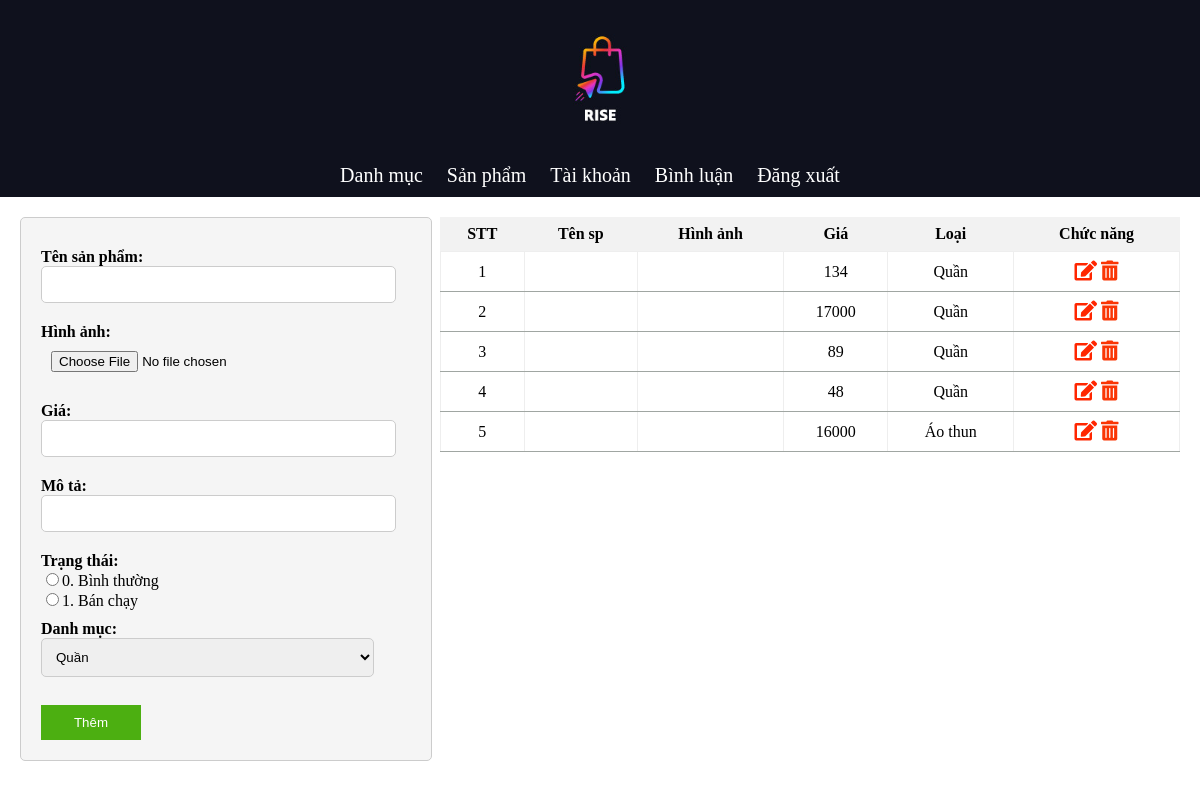
Screenshot of /admin.php?pg=sanpham with the database file from the repository.
### tables this page shows
CREATE TABLE `sanpham` (
  `id` int(4) NOT NULL,
  `ten` varchar(100) NOT NULL,
  `hinh` varchar(100) NOT NULL,
  `gia` int(10) NOT NULL,
  `iddm` int(4) NOT NULL,
  `mota` varchar(1000) NOT NULL,
  `trangthai` tinyint(4) NOT NULL DEFAULT 0,
  `bestseller` tinyint(4) NOT NULL DEFAULT 0
);

CREATE TABLE `danhmuc` (
  `id` int(4) NOT NULL,
  `ten` varchar(100) NOT NULL,
  `ma` int(11) NOT NULL,
  `home` tinyint(4) NOT NULL DEFAULT 0,
  `stt` tinyint(4) NOT NULL DEFAULT 0
);

### dao/pdo.php (called while the page is built, shortened)
<?php
function pdo_get_connection()
{
    $dburl = "mysql:host=localhost;dbname=dataduan1;charset=utf8";
    $username = 'root';
    $password = '';
    $conn = new PDO($dburl, $username, $password);
    $conn->setAttribute(PDO::ATTR_ERRMODE, PDO::ERRMODE_EXCEPTION);
    return $conn;
}
function pdo_query($sql)
{
    $sql_args = array_slice(func_get_args(), 1);
    try {
        $conn = pdo_get_connection();
        $stmt = $conn->prepare($sql);
        $stmt->execute($sql_args);
        $rows = $stmt->fetchAll();
        return $rows;
    } catch (PDOException $e) {
        throw $e;
    } finally {
        unset($conn);
    }
}

### dao/danhmuc.php (called while the page is built, shortened)
<?php
require_once 'pdo.php';
function danhmuc_select_all()
{
    $sql = "SELECT * FROM danhmuc ORDER BY id DESC";
    return pdo_query($sql);
}

### view/quantri/sanpham.php (the view, shortened to what this page needs)
<?php
$kq = '';
$stt = 0;
foreach ($showsp as $value) {
  extract($value);
  $stt++;
  $kq .= ' <tr>
        <td>' . $stt . '</td>
        <td>' . $ten_sp . '</td>
        <td><img src="' . $hinh_sp . '"width=100px></td>
        <td>' . $gia . '</td>
        <td>' . $tendm . '</td>
        <td><a href="admin.php?pg=udsp&id=' . $id . '"><i class="fas fa-edit" style="color: #ff2600;"></i></a> <a href="admin.php?pg=spxoa&id=' . $id . '& hinh_sp=' . $hinh_sp . '"><i class="fas fa-trash-alt" style="color: #fa3605;"></i></a></td>
    </tr>';
}
?>
<div class="content">
  <div class="form-loai">
    <form action="admin.php?pg=spthem" method="post" enctype="multipart/form-data" onsubmit="return validateForm()">
      <label for="">Tên sản phẩm:</label> <input type="text" name="ten_sp" value="" id="ten"><br>
      <label for="">Hình ảnh:</label> <input type="file" name="hinh_sp" value="" id="hinh"><img src="" name="hinh" alt=""><br>
      <label for="">Giá:</label> <input type="text" name="gia" value="" id="gia"><br>
      <label for="">Mô tả:</label> <input type="text" name="mota" value="" id="mota"><br>
      <label for="">Trạng thái:</label>
      <input type="radio" name="bestseller" value="0" id="bestseller">0. Bình thường<br>
      <input type="radio" name="bestseller" value="1" id="bestseller">1. Bán chạy<br>
      <label for="">Danh mục:</label>
      <select name="iddm" id="iddm">
        <?= $kq_op ?>;
      </select>
      <br>
      <input type="submit" name="them" value="Thêm" class="btn">
    </form>
  </div>
  <table border="1">
    <tr>
      <th>STT</th>
      <th>Tên sp</th>
      <th>Hình ảnh</th>
      <th>Giá</th>
      <th>Loại</th>
      <th>Chức năng</th>
    </tr>
    <?php
    echo $kq;
    ?>
  </table>
</div>

### view/css/admin.css (style rules this page uses)
body { margin: 0; padding: 0; }
.form-loai { width: 100%; margin: 20px; }
form { width: 100%; max-width: 400px; background-color: #f5f5f5; border: 1px solid #ccc; padding: 20px; border-radius: 5px; }
label { display: block; font-weight: bold; margin-top: 10px; }
input[type="file"], input[type="text"], input[type="password"], select { width: 90%; padding: 10px; margin-bottom: 10px; border: 1px solid #ccc; border-radius: 5px; }
input[type="file"] { border: none; }
input[type="radio"] { padding: 0px; margin-bottom: 0px; border: 1px solid #ccc; border-radius: 5px; }
.btn { background-color: #007BFF; color: white; padding: 10px 20px; border: none; cursor: pointer; }
.content { display: flex; justify-content: space-between; align-items: flex-start; }
.form-loai { flex: 1; padding-right: 10px; }
table { flex: 2; }
table { margin: 20px; float: left; text-align: center; border: none; border-collapse: collapse; }
.btn { width: 100px; background-color: #4caf11; }
th { background-color: #f2f2f2; padding: 8px; border: none; }
td { border-bottom: 1px solid rgb(160, 166, 162); text-align: center; padding: 8px; }
a { text-decoration: none; font-size: 20px; }

### rows the page displays
sanpham: gia "134", iddm.ten "Quần"
sanpham: gia "17000", iddm.ten "Quần"
sanpham: gia "89", iddm.ten "Quần"
sanpham: gia "48", iddm.ten "Quần"
sanpham: gia "16000", iddm.ten "Áo thun"

### other values shown
form field iddm "Quần"
